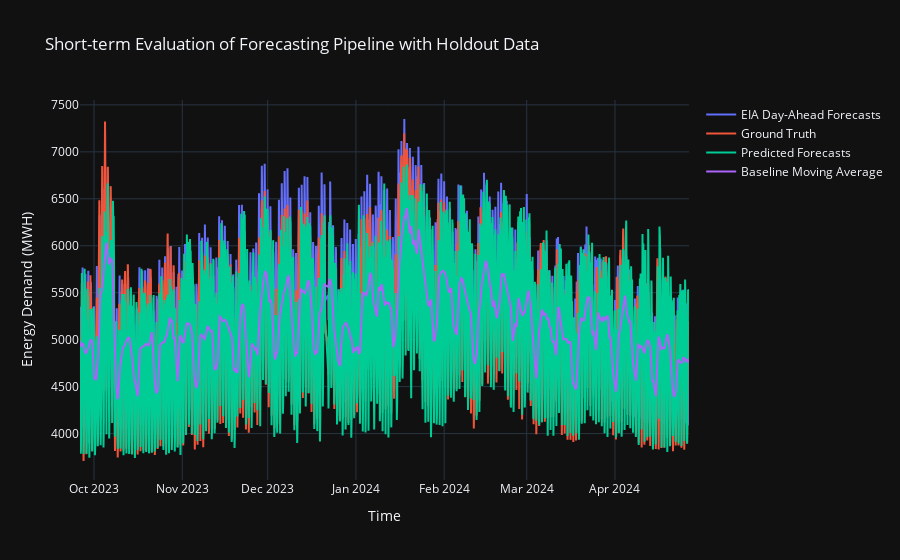

Notebook code cell kept with this figure:
### Code cell
# Create figure showing forecasts and actual values
short_term_fig = go.Figure()
short_term_fig.add_trace(go.Scatter(x=st_forecast_data.index, y=eia_forecasts, mode='lines', 
    name='EIA Day-Ahead Forecasts', line=dict(color='rgba(255, 0, 0)')))
short_term_fig.add_trace(go.Scatter(x=st_forecast_data.index, y=st_actual_values, mode='lines', 
    name='Ground Truth', line=dict(color='rgba(0, 0, 255)')))
short_term_fig.add_trace(go.Scatter(x=st_forecast_data.index, y=st_forecasts["Point Forecast"], mode='lines', 
    name='Predicted Forecasts', line=dict(color='rgba(0, 0, 255)')))
short_term_fig.add_trace(go.Scatter(x=st_forecast_data.index, y=ma_forecasts["Baseline MA Point Forecast"], mode='lines', 
    name='Baseline Moving Average', line=dict(color='rgba(0, 0, 255)')))

# Customize the layout
short_term_fig.update_layout(
    title="Short-term Evaluation of Forecasting Pipeline with Holdout Data",
    xaxis_title='Time',
    yaxis_title='Energy Demand (MWH)',
    template='plotly_dark' 
)
short_term_fig.show()

with open(r"assets/short_term_evaluation_plot.pkl", "wb") as file:
    pkl.dump(short_term_fig, file)

### Figure 1 — Plotly figure (JSON) as saved in the notebook; plotly's stock layout.template omitted (floating-point values rounded to 4 significant figures; data arrays with more than 128 entries replaced by an {"elided": "..."} marker saying what was removed)
{"data": [{"line": {"color": "rgba(255, 0, 0)"}, "mode": "lines", "name": "EIA Day-Ahead Forecasts", "type": "scatter", "x": {"elided": "5110 str values"}, "y": {"elided": "5110 float values"}}, {"line": {"color": "rgba(0, 0, 255)"}, "mode": "lines", "name": "Ground Truth", "type": "scatter", "x": {"elided": "5110 str values"}, "y": {"elided": "5110 int values"}}, {"line": {"color": "rgba(0, 0, 255)"}, "mode": "lines", "name": "Predicted Forecasts", "type": "scatter", "x": {"elided": "5110 str values"}, "y": {"elided": "5110 float values"}}, {"line": {"color": "rgba(0, 0, 255)"}, "mode": "lines", "name": "Baseline Moving Average", "type": "scatter", "x": {"elided": "5110 str values"}, "y": {"elided": "5110 float values"}}], "layout": {"title": {"text": "Short-term Evaluation of Forecasting Pipeline with Holdout Data"}, "xaxis": {"title": {"text": "Time"}}, "yaxis": {"title": {"text": "Energy Demand (MWH)"}}}}
